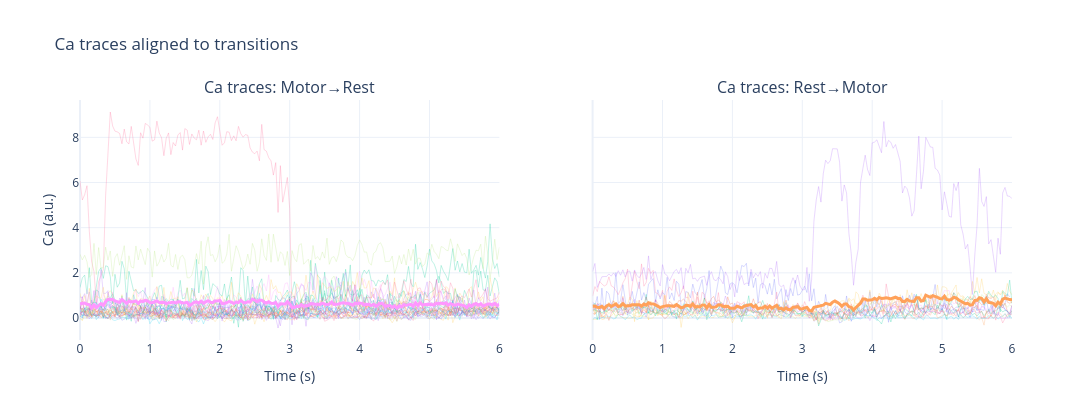

Source (notebook cell):
### Code cell
import numpy as np
import os
import plotly.graph_objects as go
from plotly.subplots import make_subplots

def flatten_traces(x):
    """
    Flatten arbitrarily nested containers and return list of 1D float arrays.
    Keeps only numeric 1D arrays/lists (your Ca traces).
    """
    out = []

    def _rec(obj):
        if obj is None:
            return

        # numpy array
        if isinstance(obj, np.ndarray):
            if obj.ndim == 1:
                a = obj.astype(float, copy=False)
                if a.size and np.any(np.isfinite(a)):
                    out.append(a)
            else:
                # if it's 2D/3D, treat first dim as stack of traces
                for k in range(obj.shape[0]):
                    _rec(obj[k])
            return

        # list/tuple: recurse
        if isinstance(obj, (list, tuple)):
            for it in obj:
                _rec(it)
            return

        # scalar -> ignore (not a trace)
        return

    _rec(x)
    return out

def pad_to_matrix(traces, pad_value=np.nan):
    if len(traces) == 0:
        return np.zeros((0, 0), float)
    L = max(len(t) for t in traces)
    M = np.full((len(traces), L), pad_value, dtype=float)
    for i, t in enumerate(traces):
        n = len(t)
        M[i, :n] = t
    return M

def add_all_gray_mean_black(fig, traces_any, fs, row, col, title, ylab=None):
    traces = flatten_traces(traces_any)  # ✅ robust flatten

    if len(traces) == 0:
        fig.add_annotation(
            text="No traces",
            x=0.5, y=0.5,
            xref=f"x{(row-1)*2+col} domain",
            yref=f"y{(row-1)*2+col} domain",
            showarrow=False
        )
        return

    M = pad_to_matrix(traces, pad_value=np.nan)
    mean_trace = np.nanmean(M, axis=0)
    t = np.arange(M.shape[1]) / float(fs)

    # gray traces
    for i in range(M.shape[0]):
        fig.add_trace(
            go.Scatter(
                x=t, y=M[i, :],
                mode="lines",
                line=dict(width=1),
                opacity=0.25,
                hoverinfo="skip",
                showlegend=False
            ),
            row=row, col=col
        )

    # mean trace (black)
    fig.add_trace(
        go.Scatter(
            x=t, y=mean_trace,
            mode="lines",
            line=dict(width=3),
            showlegend=False
        ),
        row=row, col=col
    )

    fig.update_xaxes(title_text="Time (s)", row=row, col=col)
    if ylab is not None:
        fig.update_yaxes(title_text=ylab, row=row, col=col)

def save_plotly_svg_html(fig, svg_path, html_path):
    os.makedirs(os.path.dirname(svg_path), exist_ok=True)
    fig.write_html(html_path, include_plotlyjs="cdn")
    fig.write_image(svg_path, format="svg")  # needs kaleido


# -----------------------------
# Build the 1x2 figure
# -----------------------------
fig = make_subplots(
    rows=1, cols=2,
    shared_yaxes=True,
    subplot_titles=("Ca traces: Motor→Rest", "Ca traces: Rest→Motor")
)

add_all_gray_mean_black(fig, CalMotToRest, fs=calSR, row=1, col=1, title="", ylab="Ca (a.u.)")
add_all_gray_mean_black(fig, CalRestToMot, fs=calSR, row=1, col=2, title="", ylab=None)

fig.update_layout(
    template="plotly_white",
    height=420,
    width=1100,
    title="Ca traces aligned to transitions",
    showlegend=False
)
fig.update_xaxes(showgrid=True, gridwidth=1)
fig.update_yaxes(showgrid=True, gridwidth=1)

out_dir = r"Z:\Adam-Lab-Shared\Data\Michal_Rubin\data summery\2026"
svg_path  = os.path.join(out_dir, "Ca_traces_MotRest_vs_RestMot_pyr.svg")
html_path = os.path.join(out_dir, "Ca_traces_MotRest_vs_RestMot_pyr.html")
save_plotly_svg_html(fig, svg_path, html_path)

fig.show()

### Figure 1 — Plotly figure (JSON) as saved in the notebook; plotly's stock layout.template omitted (floating-point values rounded to 4 significant figures; data arrays with more than 128 entries replaced by an {"elided": "..."} marker saying what was removed)
{"data": [{"hoverinfo": "skip", "line": {"width": 1}, "mode": "lines", "opacity": 0.25, "showlegend": false, "type": "scatter", "x": {"elided": "181 float values"}, "xaxis": "x", "y": {"elided": "181 float values"}, "yaxis": "y"}, {"hoverinfo": "skip", "line": {"width": 1}, "mode": "lines", "opacity": 0.25, "showlegend": false, "type": "scatter", "x": {"elided": "181 float values"}, "xaxis": "x", "y": {"elided": "181 float values"}, "yaxis": "y"}, {"hoverinfo": "skip", "line": {"width": 1}, "mode": "lines", "opacity": 0.25, "showlegend": false, "type": "scatter", "x": {"elided": "181 float values"}, "xaxis": "x", "y": {"elided": "181 float values"}, "yaxis": "y"}, {"hoverinfo": "skip", "line": {"width": 1}, "mode": "lines", "opacity": 0.25, "showlegend": false, "type": "scatter", "x": {"elided": "181 float values"}, "xaxis": "x", "y": {"elided": "181 float values"}, "yaxis": "y"}, {"hoverinfo": "skip", "line": {"width": 1}, "mode": "lines", "opacity": 0.25, "showlegend": false, "type": "scatter", "x": {"elided": "181 float values"}, "xaxis": "x", "y": {"elided": "181 float values"}, "yaxis": "y"}, {"hoverinfo": "skip", "line": {"width": 1}, "mode": "lines", "opacity": 0.25, "showlegend": false, "type": "scatter", "x": {"elided": "181 float values"}, "xaxis": "x", "y": {"elided": "181 float values"}, "yaxis": "y"}, {"hoverinfo": "skip", "line": {"width": 1}, "mode": "lines", "opacity": 0.25, "showlegend": false, "type": "scatter", "x": {"elided": "181 float values"}, "xaxis": "x", "y": {"elided": "181 float values"}, "yaxis": "y"}, {"hoverinfo": "skip", "line": {"width": 1}, "mode": "lines", "opacity": 0.25, "showlegend": false, "type": "scatter", "x": {"elided": "181 float values"}, "xaxis": "x", "y": {"elided": "181 float values"}, "yaxis": "y"}, {"hoverinfo": "skip", "line": {"width": 1}, "mode": "lines", "opacity": 0.25, "showlegend": false, "type": "scatter", "x": {"elided": "181 float values"}, "xaxis": "x", "y": {"elided": "181 float values"}, "yaxis": "y"}, {"hoverinfo": "skip", "line": {"width": 1}, "mode": "lines", "opacity": 0.25, "showlegend": false, "type": "scatter", "x": {"elided": "181 float values"}, "xaxis": "x", "y": {"elided": "181 float values"}, "yaxis": "y"}, {"hoverinfo": "skip", "line": {"width": 1}, "mode": "lines", "opacity": 0.25, "showlegend": false, "type": "scatter", "x": {"elided": "181 float values"}, "xaxis": "x", "y": {"elided": "181 float values"}, "yaxis": "y"}, {"hoverinfo": "skip", "line": {"width": 1}, "mode": "lines", "opacity": 0.25, "showlegend": false, "type": "scatter", "x": {"elided": "181 float values"}, "xaxis": "x", "y": {"elided": "181 float values"}, "yaxis": "y"}, {"hoverinfo": "skip", "line": {"width": 1}, "mode": "lines", "opacity": 0.25, "showlegend": false, "type": "scatter", "x": {"elided": "181 float values"}, "xaxis": "x", "y": {"elided": "181 float values"}, "yaxis": "y"}, {"hoverinfo": "skip", "line": {"width": 1}, "mode": "lines", "opacity": 0.25, "showlegend": false, "type": "scatter", "x": {"elided": "181 float values"}, "xaxis": "x", "y": {"elided": "181 float values"}, "yaxis": "y"}, {"hoverinfo": "skip", "line": {"width": 1}, "mode": "lines", "opacity": 0.25, "showlegend": false, "type": "scatter", "x": {"elided": "181 float values"}, "xaxis": "x", "y": {"elided": "181 float values"}, "yaxis": "y"}, {"hoverinfo": "skip", "line": {"width": 1}, "mode": "lines", "opacity": 0.25, "showlegend": false, "type": "scatter", "x": {"elided": "181 float values"}, "xaxis": "x", "y": {"elided": "181 float values"}, "yaxis": "y"}, {"hoverinfo": "skip", "line": {"width": 1}, "mode": "lines", "opacity": 0.25, "showlegend": false, "type": "scatter", "x": {"elided": "181 float values"}, "xaxis": "x", "y": {"elided": "181 float values"}, "yaxis": "y"}, {"hoverinfo": "skip", "line": {"width": 1}, "mode": "lines", "opacity": 0.25, "showlegend": false, "type": "scatter", "x": {"elided": "181 float values"}, "xaxis": "x", "y": {"elided": "181 float values"}, "yaxis": "y"}, {"hoverinfo": "skip", "line": {"width": 1}, "mode": "lines", "opacity": 0.25, "showlegend": false, "type": "scatter", "x": {"elided": "181 float values"}, "xaxis": "x", "y": {"elided": "181 float values"}, "yaxis": "y"}, {"hoverinfo": "skip", "line": {"width": 1}, "mode": "lines", "opacity": 0.25, "showlegend": false, "type": "scatter", "x": {"elided": "181 float values"}, "xaxis": "x", "y": {"elided": "181 float values"}, "yaxis": "y"}, {"hoverinfo": "skip", "line": {"width": 1}, "mode": "lines", "opacity": 0.25, "showlegend": false, "type": "scatter", "x": {"elided": "181 float values"}, "xaxis": "x", "y": {"elided": "181 float values"}, "yaxis": "y"}, {"hoverinfo": "skip", "line": {"width": 1}, "mode": "lines", "opacity": 0.25, "showlegend": false, "type": "scatter", "x": {"elided": "181 float values"}, "xaxis": "x", "y": {"elided": "181 float values"}, "yaxis": "y"}, {"hoverinfo": "skip", "line": {"width": 1}, "mode": "lines", "opacity": 0.25, "showlegend": false, "type": "scatter", "x": {"elided": "181 float values"}, "xaxis": "x", "y": {"elided": "181 float values"}, "yaxis": "y"}, {"hoverinfo": "skip", "line": {"width": 1}, "mode": "lines", "opacity": 0.25, "showlegend": false, "type": "scatter", "x": {"elided": "181 float values"}, "xaxis": "x", "y": {"elided": "181 float values"}, "yaxis": "y"}, {"hoverinfo": "skip", "line": {"width": 1}, "mode": "lines", "opacity": 0.25, "showlegend": false, "type": "scatter", "x": {"elided": "181 float values"}, "xaxis": "x", "y": {"elided": "181 float values"}, "yaxis": "y"}, {"hoverinfo": "skip", "line": {"width": 1}, "mode": "lines", "opacity": 0.25, "showlegend": false, "type": "scatter", "x": {"elided": "181 float values"}, "xaxis": "x", "y": {"elided": "181 float values"}, "yaxis": "y"}, {"hoverinfo": "skip", "line": {"width": 1}, "mode": "lines", "opacity": 0.25, "showlegend": false, "type": "scatter", "x": {"elided": "181 float values"}, "xaxis": "x", "y": {"elided": "181 float values"}, "yaxis": "y"}, {"hoverinfo": "skip", "line": {"width": 1}, "mode": "lines", "opacity": 0.25, "showlegend": false, "type": "scatter", "x": {"elided": "181 float values"}, "xaxis": "x", "y": {"elided": "181 float values"}, "yaxis": "y"}, {"line": {"width": 3}, "mode": "lines", "showlegend": false, "type": "scatter", "x": {"elided": "181 float values"}, "xaxis": "x", "y": {"elided": "181 float values"}, "yaxis": "y"}, {"hoverinfo": "skip", "line": {"width": 1}, "mode": "lines", "opacity": 0.25, "showlegend": false, "type": "scatter", "x": {"elided": "181 float values"}, "xaxis": "x2", "y": {"elided": "181 float values"}, "yaxis": "y2"}, {"hoverinfo": "skip", "line": {"width": 1}, "mode": "lines", "opacity": 0.25, "showlegend": false, "type": "scatter", "x": {"elided": "181 float values"}, "xaxis": "x2", "y": {"elided": "181 float values"}, "yaxis": "y2"}, {"hoverinfo": "skip", "line": {"width": 1}, "mode": "lines", "opacity": 0.25, "showlegend": false, "type": "scatter", "x": {"elided": "181 float values"}, "xaxis": "x2", "y": {"elided": "181 float values"}, "yaxis": "y2"}, {"hoverinfo": "skip", "line": {"width": 1}, "mode": "lines", "opacity": 0.25, "showlegend": false, "type": "scatter", "x": {"elided": "181 float values"}, "xaxis": "x2", "y": {"elided": "181 float values"}, "yaxis": "y2"}, {"hoverinfo": "skip", "line": {"width": 1}, "mode": "lines", "opacity": 0.25, "showlegend": false, "type": "scatter", "x": {"elided": "181 float values"}, "xaxis": "x2", "y": {"elided": "181 float values"}, "yaxis": "y2"}, {"hoverinfo": "skip", "line": {"width": 1}, "mode": "lines", "opacity": 0.25, "showlegend": false, "type": "scatter", "x": {"elided": "181 float values"}, "xaxis": "x2", "y": {"elided": "181 float values"}, "yaxis": "y2"}, {"hoverinfo": "skip", "line": {"width": 1}, "mode": "lines", "opacity": 0.25, "showlegend": false, "type": "scatter", "x": {"elided": "181 float values"}, "xaxis": "x2", "y": {"elided": "181 float values"}, "yaxis": "y2"}, {"hoverinfo": "skip", "line": {"width": 1}, "mode": "lines", "opacity": 0.25, "showlegend": false, "type": "scatter", "x": {"elided": "181 float values"}, "xaxis": "x2", "y": {"elided": "181 float values"}, "yaxis": "y2"}, {"hoverinfo": "skip", "line": {"width": 1}, "mode": "lines", "opacity": 0.25, "showlegend": false, "type": "scatter", "x": {"elided": "181 float values"}, "xaxis": "x2", "y": {"elided": "181 float values"}, "yaxis": "y2"}, {"hoverinfo": "skip", "line": {"width": 1}, "mode": "lines", "opacity": 0.25, "showlegend": false, "type": "scatter", "x": {"elided": "181 float values"}, "xaxis": "x2", "y": {"elided": "181 float values"}, "yaxis": "y2"}, {"hoverinfo": "skip", "line": {"width": 1}, "mode": "lines", "opacity": 0.25, "showlegend": false, "type": "scatter", "x": {"elided": "181 float values"}, "xaxis": "x2", "y": {"elided": "181 float values"}, "yaxis": "y2"}, {"hoverinfo": "skip", "line": {"width": 1}, "mode": "lines", "opacity": 0.25, "showlegend": false, "type": "scatter", "x": {"elided": "181 float values"}, "xaxis": "x2", "y": {"elided": "181 float values"}, "yaxis": "y2"}, {"hoverinfo": "skip", "line": {"width": 1}, "mode": "lines", "opacity": 0.25, "showlegend": false, "type": "scatter", "x": {"elided": "181 float values"}, "xaxis": "x2", "y": {"elided": "181 float values"}, "yaxis": "y2"}, {"hoverinfo": "skip", "line": {"width": 1}, "mode": "lines", "opacity": 0.25, "showlegend": false, "type": "scatter", "x": {"elided": "181 float values"}, "xaxis": "x2", "y": {"elided": "181 float values"}, "yaxis": "y2"}, {"hoverinfo": "skip", "line": {"width": 1}, "mode": "lines", "opacity": 0.25, "showlegend": false, "type": "scatter", "x": {"elided": "181 float values"}, "xaxis": "x2", "y": {"elided": "181 float values"}, "yaxis": "y2"}, {"line": {"width": 3}, "mode": "lines", "showlegend": false, "type": "scatter", "x": {"elided": "181 float values"}, "xaxis": "x2", "y": {"elided": "181 float values"}, "yaxis": "y2"}], "layout": {"annotations": [{"font": {"size": 16}, "showarrow": false, "text": "Ca traces: Motor→Rest", "x": 0.225, "xanchor": "center", "xref": "paper", "y": 1, "yanchor": "bottom", "yref": "paper"}, {"font": {"size": 16}, "showarrow": false, "text": "Ca traces: Rest→Motor", "x": 0.775, "xanchor": "center", "xref": "paper", "y": 1, "yanchor": "bottom", "yref": "paper"}], "height": 420, "showlegend": false, "title": {"text": "Ca traces aligned to transitions"}, "width": 1100, "xaxis": {"anchor": "y", "domain": [0, 0.45], "gridwidth": 1, "showgrid": true, "title": {"text": "Time (s)"}}, "xaxis2": {"anchor": "y2", "domain": [0.55, 1], "gridwidth": 1, "showgrid": true, "title": {"text": "Time (s)"}}, "yaxis": {"anchor": "x", "domain": [0, 1], "gridwidth": 1, "showgrid": true, "title": {"text": "Ca (a.u.)"}}, "yaxis2": {"anchor": "x2", "domain": [0, 1], "gridwidth": 1, "matches": "y", "showgrid": true, "showticklabels": false}}}
